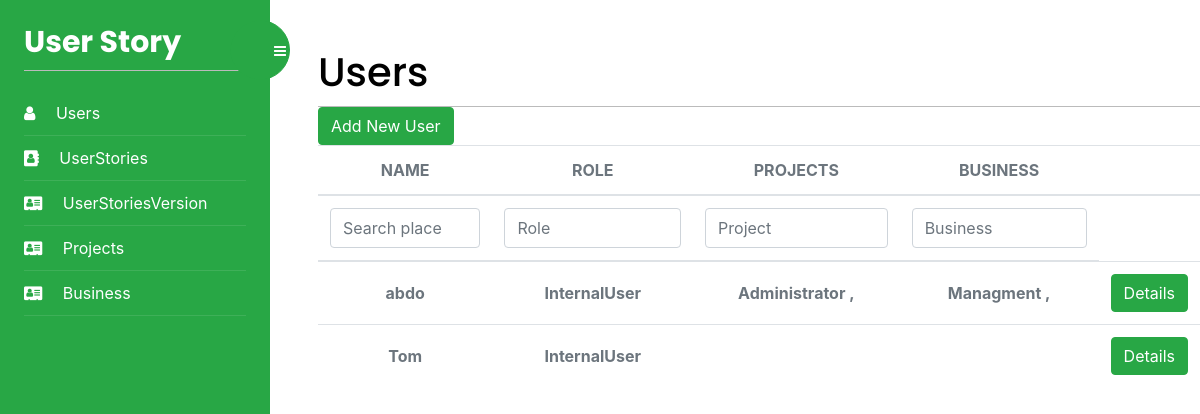
Page /Users/list/ (signed in) on the committed database.
### UserStoryApp/models.py (models this page shows, shortened)
class User (AbstractUser):
    Role = models.IntegerField(blank=True, null=True, default=2)
    project = []
    business = []
    def get_projects(self):
        return "\n".join([f'{p.name} , ' for p in self.project])
    def get_businesses(self):
        return "\n".join([f'{p.name} , ' for p in self.business])

class Project(models.Model):
    id = models.AutoField(primary_key=True)
    name = models.TextField(blank=True)
    Business = models.ForeignKey(Business, on_delete=models.CASCADE)
    User = models.ForeignKey(
        User, on_delete=models.CASCADE, blank=True, null=True)
    project = ""
    class Meta:
        db_table = "Project"

class Business(models.Model):
    id = models.AutoField(primary_key=True)
    businessIndustry = models.ManyToManyField(
        BusinessCategory)
    hourlyRate = models.IntegerField(blank=True, null=True)
    name = models.TextField(blank=True)
    LegalEntityName = models.TextField(blank=True)
    Address = models.TextField(blank=True)
    BusinessNumber = models.IntegerField(blank=True, null=True)
    BusinessEmail = models.TextField(blank=True)
    User = models.ManyToManyField(User)
    ABN = models.IntegerField(blank=True, null=True)
    class Meta:
        db_table = "Business"

### Users/views.py (the view, shortened to what this page needs)
# urls.py: path('list/', views.user_list, name='users'),
@login_required
def user_list(request):
    projectObject = []
    businessObject = []
    nameObject = []
    User = get_user_model()
    users = User.objects.all()
    my_filter = UsersFilter(request.GET, queryset=users)
    users = my_filter.qs
    print(users)
    roles = []
    role = request.GET.get("Role") if request.GET.get(
        "Role") else ""
    projectValue = request.GET.get("Project") if request.GET.get(
        "Project") else ""
    businessValue = request.GET.get("Business") if request.GET.get(
        "Business") else ""
    UsersObjects = []
    for u in users:
        print(request.GET.get("Project"))
        project = Project.objects.filter(
            User=u)
        if projectValue:
            project = project.filter(name__contains=projectValue)
        if len(project) and projectValue:
            u.project = project
            UsersObjects.append(u)
        elif not projectValue:
            u.project = project
            UsersObjects.append(u)
        [projectObject.append(i.name) for i in project]
    projectObject = dumps(projectObject)
    finalUserObjects = []
    for u in UsersObjects:
        business = Business.objects.filter(User=u)
        if businessValue:
            business = business.filter(name__contains=businessValue)
        if len(business) and businessValue:
            u.business = business
            finalUserObjects.append(u)
        elif not businessValue:
            u.business = business
            finalUserObjects.append(u)
        [businessObject.append(i.name) for i in business]
        u.Role = Role(u.Role).name
    businessObject = dumps(businessObject)
    [nameObject.append(i.username) for i in finalUserObjects]
    nameObject = dumps(nameObject)
    return render(request, 'user/users.html', {'users': finalUserObjects, 'filter': my_filter, 'projectObject': projectObject, 'businessObject': businessObject, 'nameObject': nameObject, 'Role': role, 'Project': projectValue, 'Business': businessValue})

### Users/templates/user/users.html (shortened to what this page needs)
{% extends "base.html" %}
{% block content %}
<div>
    <h1 class="m-auto">Users</h1>
</div>
<a href="{% url 'addUsers' %}" class="btn btn-success" aria-hidden="true">Add New User</i>
</a>
<div class="table-responsive p-0">
    <table class="table align-items-center mb-0">
        <thead>
            <tr>
                <th class="text-center text-uppercase text-secondary text-xxs font-weight-bolder opacity-7">Name</th>
                <th class="text-center text-uppercase text-secondary text-xxs font-weight-bolder opacity-7">Role</th>
                <th class="text-center text-uppercase text-secondary text-xxs font-weight-bolder opacity-7">Projects
                </th>
                <th class="text-center text-uppercase text-secondary text-xxs font-weight-bolder opacity-7">Business</th>
                <th class="text-secondary opacity-7"></th>
            </tr>
        </thead>
        <thead>
            <tr>
                <form id="form" method="get" autocomplete="off">
                    <th class="text-center text-uppercase text-secondary text-xxs font-weight-bolder opacity-7">
                        {{filter.form.username}}
                    </th>
                    <th class="text-center text-uppercase text-secondary text-xxs font-weight-bolder opacity-7">
                        <input type="text" name="Role" class="form-control filter" value="{{Role}}" id="roleInput"
                            aria-describedby="emailHelp" placeholder="Role">
                    </th>
                    <th class="text-center text-uppercase text-secondary text-xxs font-weight-bolder opacity-7">
                        <input type="text" name="Project" class="form-control filter" value="{{Project}}" id="projectInput"
                            aria-describedby="emailHelp" placeholder="Project">
                    </th>
                    <th class="text-center text-uppercase text-secondary text-xxs font-weight-bolder opacity-7">
                        <input type="text" name="Business" class="form-control filter" value="{{Business}}" id="businessInput"
                            aria-describedby="emailHelp" placeholder="Business">
                    </th>
                </form>
            </tr>
        </thead>
        <tbody>
            {% for user in users %}
                <tr>
                <td class="align-middle text-center">
                    <span class="text-secondary text-xs font-weight-bold">{{user.username}}</span>
                </td>
                <td class="align-middle text-center">
                    <span class="text-secondary text-xs font-weight-bold">{{user.Role}}</span>
                </td>
                <td class="align-middle text-center">
                    <span class="text-secondary text-xs font-weight-bold">{{user.get_projects}}</span>
                </td>
                <td class="align-middle text-center">
                    <span class="text-secondary text-xs font-weight-bold">{{user.get_businesses}}</span>
                </td>
                <td class="align-middle text-center">
                    <a href="{% url 'userDetails' user.id %}" class="btn btn-success" aria-hidden="true">
                        Details
                    </a>
                </td>
            </tr>
            {% endfor %}
        </tbody>
    </table>
</div>
{% endblock %}

### account/static/css/base.css (style rules this page uses)
body { margin:0; padding:0; font-family:helvetica, sans-serif; }
a { color:#12c064; text-decoration:none; }
h1, h2, h3, h4, h5 , h6 { font-family: 'Muli', sans-serif; font-weight:normal; }
h1 { border-bottom:1px solid #bbb; padding:0 0 10px 0; margin:10px 0 20px 0; }
form { overflow:auto; }
input, textarea { clear:both; float:left; margin:0 0 10px; background:#efefef; border:0; padding:6px 10px; font-size:14px; }

### rows in the picture
User: username "abdo", Role "InternalUser", get_projects "Administrator ,", get_businesses "Managment ,"
User: username "Tom", Role "InternalUser"
